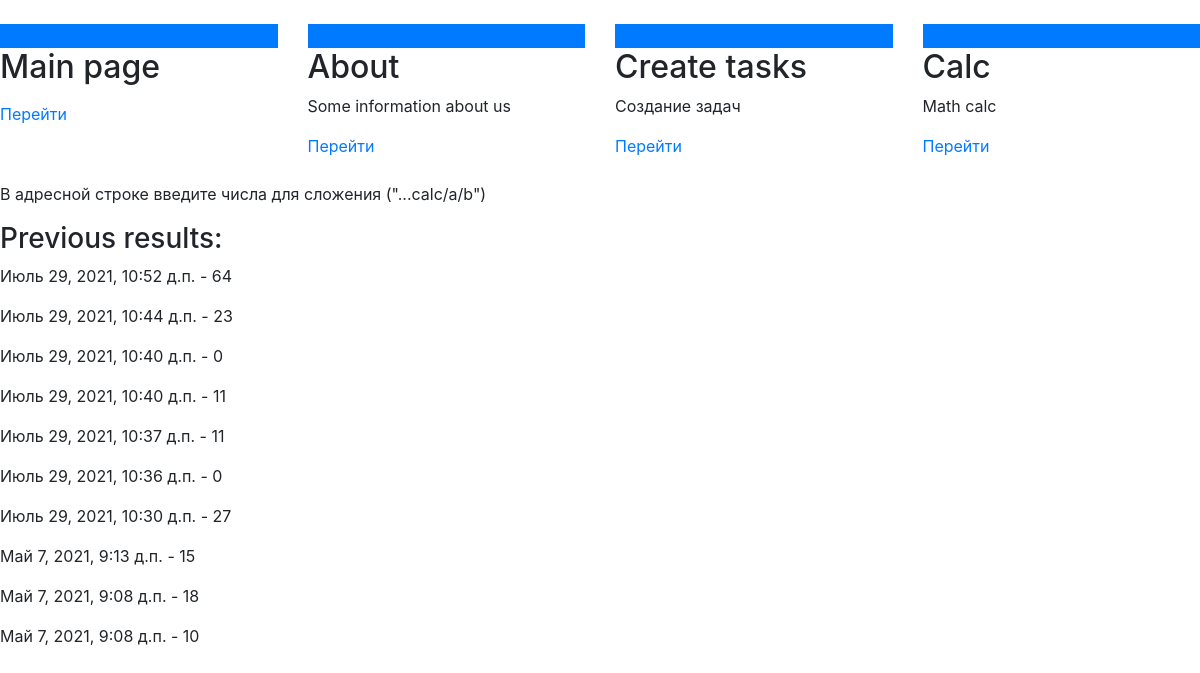
/calc/, run on the app's committed database.
### main/models.py (models this page shows)
class History(models.Model):
    timestamp = models.DateTimeField(auto_now_add=True)
    value = models.IntegerField()

### main/views.py (the view)
# urls.py: path('calc/', views.calculate, name='main_calc'),
def calculate(request, a=0, b=0):
    value = a + b
    if value != 0:
        History(value=value).save()
    calc = History.objects.order_by('-id')[:10]
    return render(request, 'main/calculation.html', context={
        'result': value,
        'calc': calc,
    })

### main/templates/main/calculation.html (shortened to what this page needs)
{% extends 'main/base.html' %}
{% block content %}
    <p>В адресной строке введите числа для сложения ("...calc/a/b")</p>
    {% if result %}
        <h3>Result is: {{ result }}!</h3>
    {% else %}
        <h3>Previous results:</h3>
    {% endif %}
    {% if calc %}
        {% for el in calc %}
            <p>{{ el.timestamp }} - {{ el.value }}</p>
        {% endfor %}
    {% else %}
        <p>У нас нет записей</p>
    {% endif %}
{% endblock %}

### main/templates/main/base.html (shortened to what this page needs)
<!doctype html>
<html lang="ru">
<head>
    <link rel="stylesheet" href="https://cdn.jsdelivr.net/npm/bootstrap@4.6.0/dist/css/bootstrap.min.css">
</head>
<body>
<div class="row g-4 py-4">
    <div class="feature col-md-3">
      <div class="feature-icon bg-primary bg-gradient">
        <svg class="bi" width="1em" height="1em"</svg>
      </div>
      <h2>Main page</h2>
      <a href="{% url 'main'%}" class="icon-link">
        Перейти
        <svg class="bi" width="1em" height="1em"></svg>
      </a>
    </div>
    <div class="feature col-md-3">
      <div class="feature-icon bg-primary bg-gradient">
        <svg class="bi" width="1em" height="1em"></svg>
      </div>
      <h2>About</h2>
      <p>Some information about us</p>
      <a href="{% url 'about'%}" class="icon-link">
        Перейти
        <svg class="bi" width="1em" height="1em"></svg>
      </a>
    </div>
    <div class="feature col-md-3">
      <div class="feature-icon bg-primary bg-gradient">
        <svg class="bi" width="1em" height="1em"></svg>
      </div>
      <h2>Create tasks</h2>
      <p>Создание задач</p>
      <a href="{% url 'create'%}" class="icon-link">
        Перейти
        <svg class="bi" width="1em" height="1em"></svg>
      </a>
    </div>
    <div class="feature col-md-3">
      <div class="feature-icon bg-primary bg-gradient">
        <svg class="bi" width="1em" height="1em"></svg>
      </div>
      <h2>Calc</h2>
      <p>Math calc</p>
      <a href="{% url 'main_calc'%}" class="icon-link">
        Перейти
        <svg class="bi" width="1em" height="1em"></svg>
      </a>
    </div>
  </div>
  {% block content %}{% endblock %}
</body>
</html>

### data on the page
History: timestamp "Июль 29, 2021, 10:52 д.п.", value "64"
History: timestamp "Июль 29, 2021, 10:44 д.п.", value "23"
History: timestamp "Июль 29, 2021, 10:40 д.п.", value "0"
History: timestamp "Июль 29, 2021, 10:40 д.п.", value "11"
History: timestamp "Июль 29, 2021, 10:37 д.п.", value "11"
History: timestamp "Июль 29, 2021, 10:36 д.п.", value "0"
History: timestamp "Июль 29, 2021, 10:30 д.п.", value "27"
History: timestamp "Май 7, 2021, 9:13 д.п.", value "15"
History: timestamp "Май 7, 2021, 9:08 д.п.", value "18"
History: timestamp "Май 7, 2021, 9:08 д.п.", value "10"
